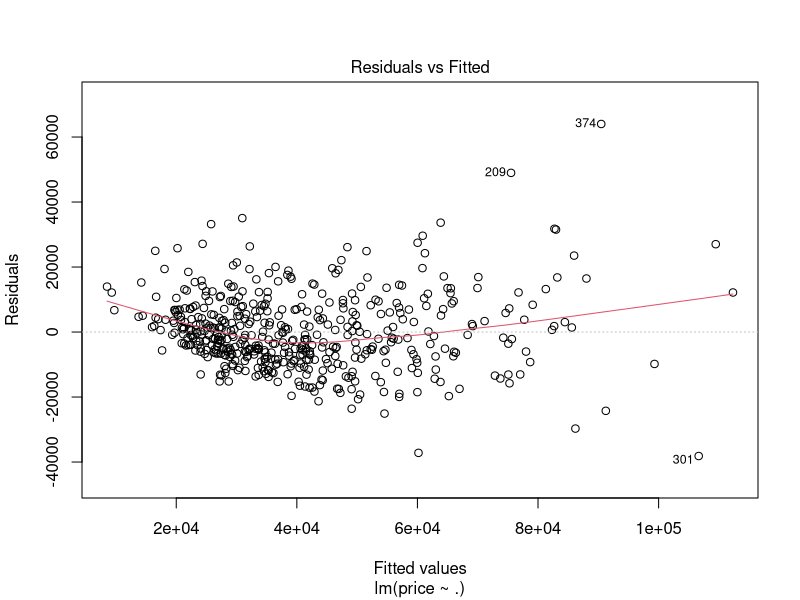
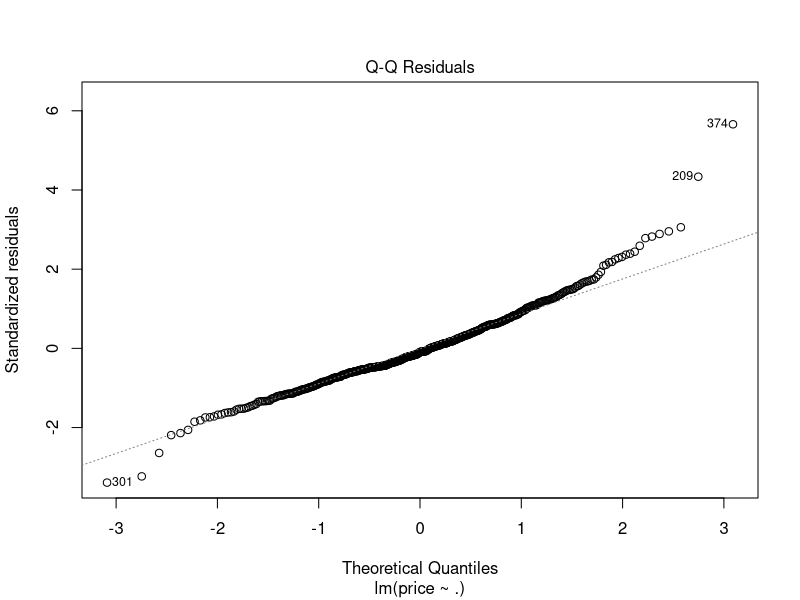
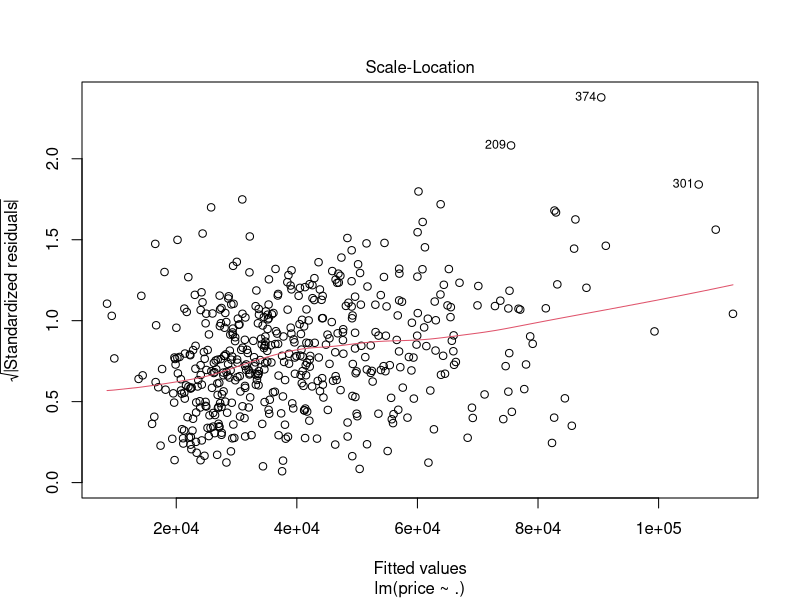
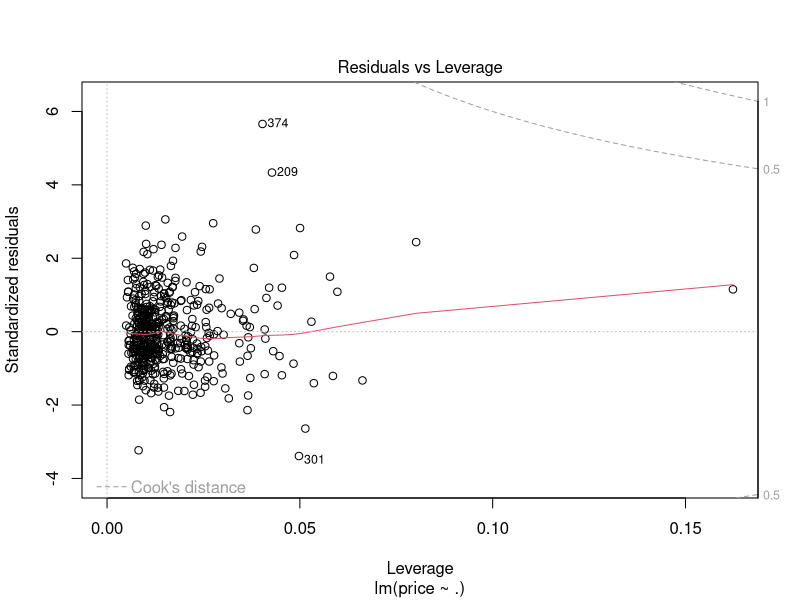
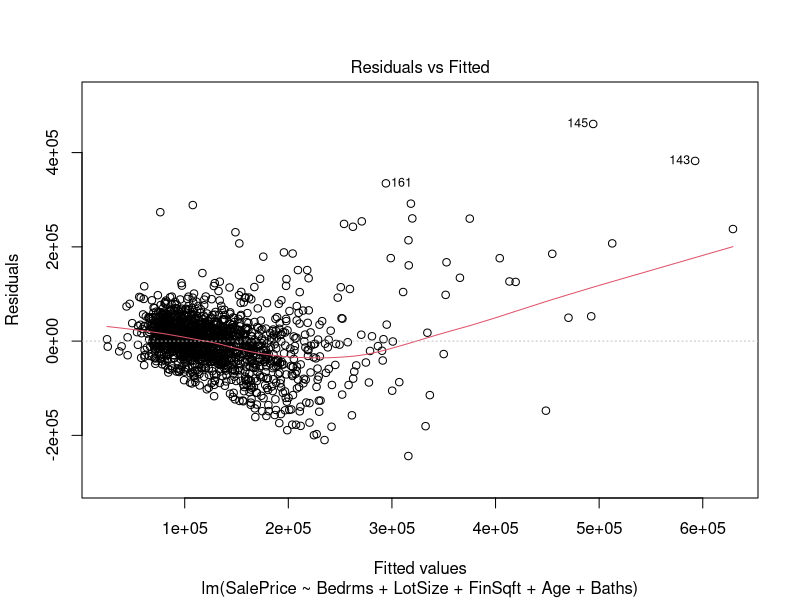
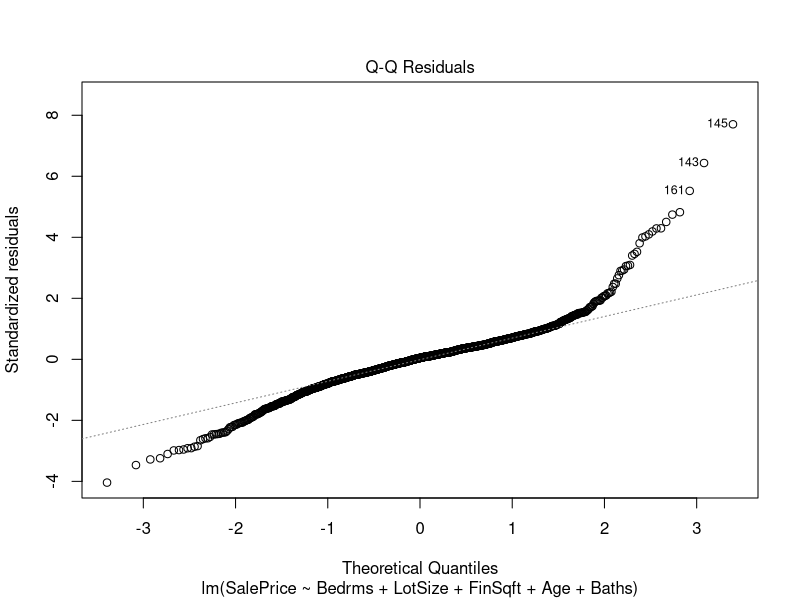
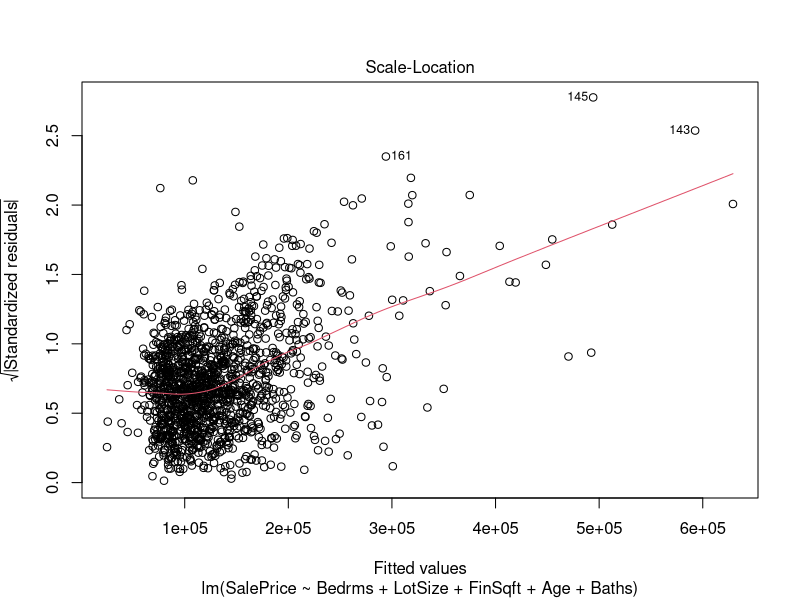
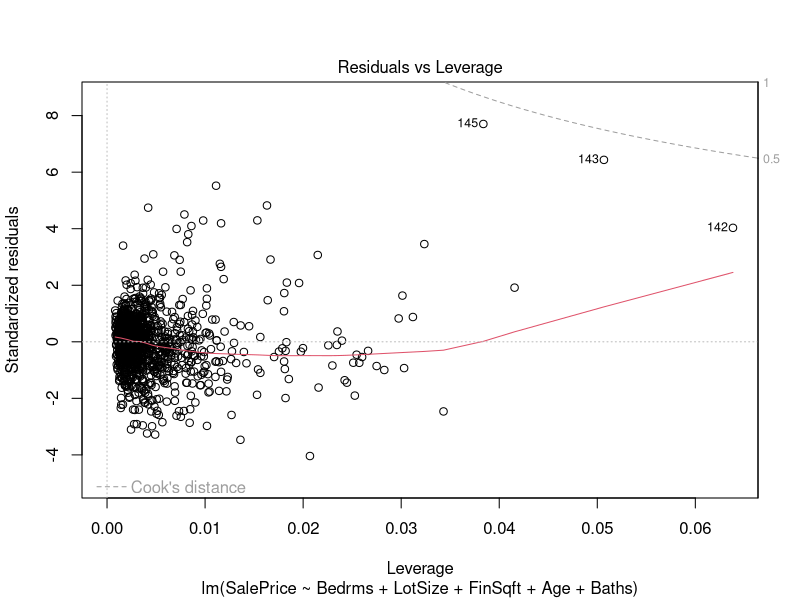

Write the R code that produced these figures, in order.
### Author: Dr. Qiusheng Wu

##################### Ex7
## (a)
n <- 14
MSS <- 4234
RSS <- 3487
TSS <- MSS + RSS  ## TSS = 7721
df1 <- 3
df2 <- n-1-df1  ## df2=10
msq1 <- MSS/df1  ## msq1 = 1411.33
msq2 <- RSS/df2  ## msq2 = 348.7
F.value <- msq1/msq2  ## F.value = 4.047

## (b)
R2 <- MSS/TSS  ## R2=0.548

## (c)
# use the euqation 8.24 on textbook page 236: se = sqrt(RSS/(n-2))
se <- sqrt(RSS/(n-4))  ## se = 18.67
se2 <- sqrt(msq2)


## (d)
F.critical <- qf(0.95,df1,df2)  ## F.critical = 3.708
# F.value > F.critical, so we reject the null hypothesis. 

## (e)
## the coefficient of size of lot is not in the direction I would hypothesis. 

## (f)
## t.statistic = coefficient / standard error, see equation 8.25 on page 237
t.critical <- qt(0.975,df = df2)  ## t.critical = 2.228
t.critical2 <- qt(0.025,df = df2) ## t.critical2 = -2.228

t.income <- 1.57/0.34  ## t.income = 4.618
t.house <- 23.4/11.2  ## t.house = 2.089
t.lot <- -9.5/7.1 ## t.lot = -1.338
t.constant <- 40000/1000  ## t.constant = 40

## (g)
# The VIF of size of lot is 11.3 > 5, this indicates potential multicollinearity. I recommend remove this size of lot variable

## (h)
price <- 40000 +  1.57*40000 + 23.4*1500 + (-9.5)*6000  ## price = 80900


########################## Ex10
## (a)
df <- read.csv("UK_Housing.csv",header = TRUE)
str(df)

df <- df[,c(2:9)]
str(df)
full.model <- lm(price ~ .,data = df)
summary(full.model)
confint(full.model)
anova(full.model)
aov(full.model)

library(car)
vif(full.model)
# garage  bedrooms bathrooms datebuilt floorarea  detached fireplace 
# 1.366464  1.704548  1.040451  1.321745  1.866295  1.236362  1.167944 
## the VIF of all variables are <5, this indicates no multicollinearity

cor(df)
plot(full.model)
## plot the residual graph, we can see outlines 209, 374, 301

## weakness of the regression: bedrooms and bathrooms are insignificant.

### (b)
## improve the model by removing the insignificant variables found in (a)
new.model <- lm(price~garage + datebuilt + floorarea + detached + fireplace,data=df)
summary(new.model)


########################### Ex11
## (a)
df <- read.csv("Milwaukee_Sales_2012.csv", header = TRUE)
str(df)

full.model <- lm(SalePrice ~ Bedrms + LotSize + FinSqft + Age + Baths, data = df)
summary(full.model)

library(car)
vif(full.model)
# Bedrms  LotSize  FinSqft      Age    Baths 
# 2.020048 1.254748 3.110106 1.352311 2.087716 
# The VIFs of all variables are < 5, this indicates no multicollinearity
plot(full.model)
# by checking the residual plot, there are outliers 161, 145, 143

# Estimate Std. Error t value Pr(>|t|)    
# (Intercept)  2.624e+04  9.420e+03   2.786  0.00541 ** 
#   Bedrms      -2.876e+04  2.372e+03 -12.122  < 2e-16 ***
#   LotSize      3.580e+00  6.442e-01   5.557 3.26e-08 ***
#   FinSqft      1.007e+02  4.535e+00  22.210  < 2e-16 ***
#   Age         -1.306e+02  7.629e+01  -1.712  0.08711 .  
# Baths        2.302e+04  3.698e+03   6.225 6.29e-10 ***

## the vairable age of house is insignificant. 


##(b)
# improve the model by removing the insignificant variable age



# library(car)
# Prestige
# ?Prestige
# #https://rstudio-pubs-static.s3.amazonaws.com/65641_88a692252c6c4f2ab279d115e59e6767.html


new.model <- lm(SalePrice ~ Bedrms + LotSize + FinSqft + Baths, data = df)
summary(new.model)

# Estimate Std. Error t value Pr(>|t|)    
# (Intercept)  1.544e+04  6.995e+03   2.206   0.0275 *  
#   Bedrms      -2.870e+04  2.374e+03 -12.090  < 2e-16 ***
#   LotSize      4.058e+00  5.808e-01   6.987 4.28e-12 ***
#   FinSqft      9.849e+01  4.346e+00  22.659  < 2e-16 ***
#   Baths        2.401e+04  3.656e+03   6.568 7.08e-11 ***
